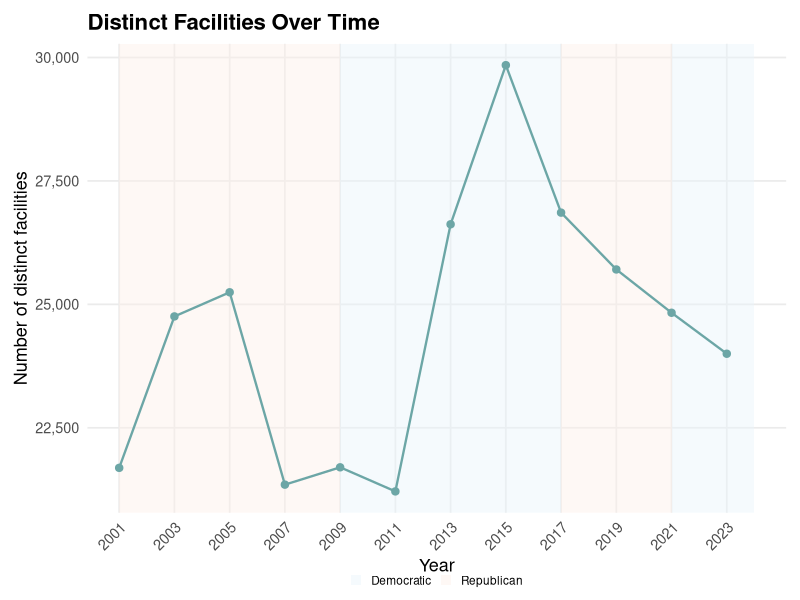

Here is the R script that generated this plot:
library(ggplot2)
library(scales)

# Distinct-facility totals per Biennial Report cycle, taken from the console
# output of 10_br_facility_cycles.R. Update after rerunning that script.
facilities <- data.frame(
  year = c(2001, 2003, 2005, 2007, 2009, 2011, 2013, 2015, 2017, 2019, 2021, 2023),
  distinct_facilities = c(21689, 24756, 25245, 21349, 21700, 21212, 26622, 29845, 26858, 25707, 24830, 24000)
)

administrations <- data.frame(
  start = c(2001, 2009, 2017, 2021),
  end = c(2009, 2017, 2021, 2024),
  party = c("Republican", "Democratic", "Republican", "Democratic")
)

p <- ggplot(facilities, aes(x = year)) +
  geom_rect(
    data = administrations,
    aes(xmin = start, xmax = end, ymin = -Inf, ymax = Inf, fill = party),
    inherit.aes = FALSE,
    alpha = 0.45
  ) +
  geom_line(aes(y = distinct_facilities), color = "#6CA6A6", linewidth = 0.8) +
  geom_point(aes(y = distinct_facilities), color = "#6CA6A6", size = 2.2) +
  scale_x_continuous(
    breaks = facilities$year,
    limits = c(2001, 2024)
  ) +
  scale_y_continuous(labels = comma) +
  scale_fill_manual(
    values = c(
      "Democratic" = "#EAF3FB",
      "Republican" = "#FCEFE8"
    )
  ) +
  labs(
    title = "Distinct Facilities Over Time",
    x = "Year",
    y = "Number of distinct facilities",
    fill = NULL
  ) +
  theme_minimal(base_size = 13) +
  theme(
    plot.title = element_text(face = "bold", size = 16),
    axis.text.x = element_text(angle = 45, hjust = 1),
    panel.grid.minor = element_blank(),
    legend.position = "bottom",
    legend.text = element_text(size = 8.5),
    legend.key.size = unit(0.3, "cm"),
    legend.margin = margin(t = -6),
    legend.box.margin = margin(t = -8),
    plot.margin = margin(10, 10, 10, 10)
  )

dir.create("output/diagnostics", showWarnings = FALSE, recursive = TRUE)
ggsave("output/diagnostics/BR_facility_trend.png", p, width = 9, height = 5.5,
       dpi = 300, bg = "white")
